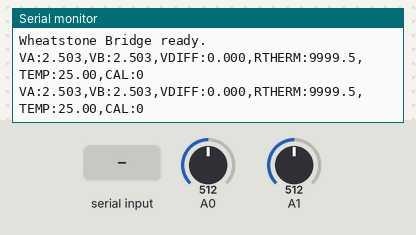
This sketch was run on a simulated Arduino Uno, built for the host (arithmetic inside an expression is 32-bit, double 64-bit). Parts: the last lines printed to the serial monitor. The inputs (shaded band) are chosen by the test bench; at power-on: A0 = 512, A1 = 512.

Above: at 1.2 s.
1.3 s: "CALIBRATE\n" received over Serial
At 2.11 s:
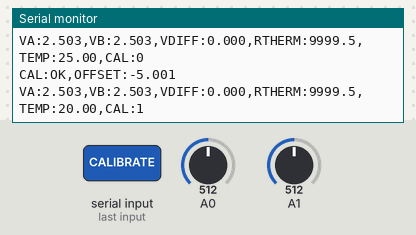
3.3 s: "RESET\n" received over Serial
4.8 s: A0 set to 716
At 5.2 s:
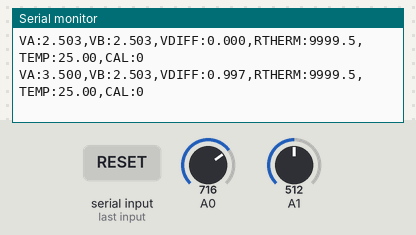
6.3 s: A1 set to 716
At 6.7 s:
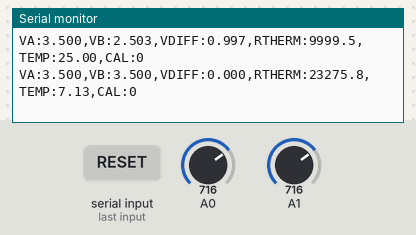
7.8 s: A0 set to 900
At 8.2 s:
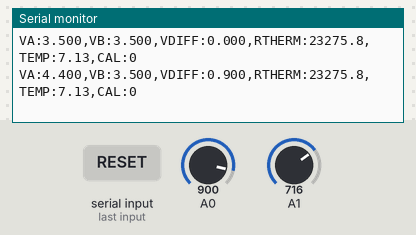
9.3 s: A1 set to 900
At 9.7 s:
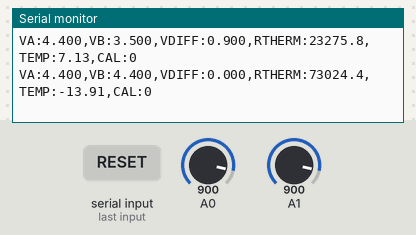
Timing chart, 0 to 11.8 s (numbered marks = the images above; inputs shaded):
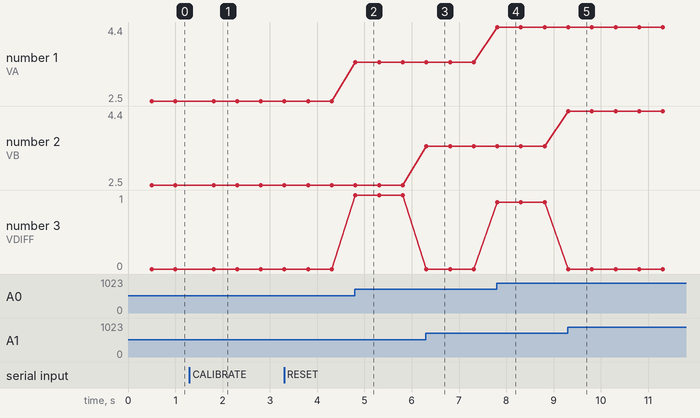

Measured:
- after the input at 1.3 s, the serial monitor: prints a new line after 0.51 s (image 1)
- after the input at 4.8 s, the serial monitor: prints a new line at once (image 2)
- after the input at 6.3 s, the serial monitor: prints a new line at once (image 3)
- after the input at 7.8 s, the serial monitor: prints a new line at once (image 4)
- after the input at 9.3 s, the serial monitor: prints a new line at once (image 5)
- plotted number 1: 2.5 → 3.5 after the input at 4.8 s, 3.5 → 4.4 after the input at 7.8 s
- plotted number 3: 0 → 1 after the input at 4.8 s, 0 → 0.9 after the input at 7.8 s

The sketch:

wheatstone.ino
```cpp
/// @file wheatstone.ino
/// @brief Wheatstone Bridge & Thermistor Temperature Logger.
///   Reads V_a (A0) and V_b (A1) from a Wheatstone bridge with NTC
///   thermistor as R_x. Calculates V_diff, R_therm, and temperature
///   via the Beta wquation. Implements a calibration for VCC and
///   double analogRead to lower % error from theorectical calcs

// ────── ⋆⋅☆⋅⋆ ────────
// Componenet values
// ────── ⋆⋅☆⋅⋆ ────────

// *Measured* values of resistors (10k is the factory reported value)
const float fR1 = 9930.0;
const float fR2 = 9970.0;
const float fR3 = 9980.0;

// Thermistor values
const float fRX = 10000.0; // Measured resistance @ room temp
const float fT0_K = 298.15; // Reference temp 298.15K (25C = room temp)
const float fBeta = 3950.0; // Factory reported Beta value

// Ms between serial transmission
const int iReport_ms = 500;

// ────── ⋆⋅☆⋅⋆ ────────
// Runtime state
// ────── ⋆⋅☆⋅⋆ ────────
float fV_ref = 5.0; // Actual VCC. Measured at startup and updated
float fTemp_offset = 0; // Calibration offset in C
bool bCalibrated = false;

/// @brief Back-calculates actual VCC by reading the ATmega's internal 1.1V
///   bandgap reference. More accurate than assuming a perfect 5.0V USB
///   supply. Called at startup and periodically to compensate for drift.
/// @returns VCC in volts.
float measureVCC() {
  // Select VCC as ADC reference, route internal 1.1V bandgap to ADC input.
  // MUX bits 4:0 = 11110 selects the 1.1V internal reference channel.
  ADMUX = _BV(REFS0) | _BV(MUX4) | _BV(MUX3) | _BV(MUX2) | _BV(MUX1);
  delay(5); // Let bandgap reference settle

  ADCSRA |= _BV(ADSC); // Start conversion
  while(bit_is_set(ADCSRA, ADSC)); // Block until complete

  long lRaw = ADCL;
  lRaw |= ADCH << 8;

  // Rearranged from: V_bandgap = VCC * lRaw / 1023
  // -> VCC = 1.1 * 1023 / lRaw (1125300 = 1100 * 1023 in mV)
  return 1125300.0 / lRaw / 1000.0;
}

/// @brief Reads an analog pin twice, discarding the first result.
///   The first read charges the ADC sample-and-hold capacitor from the
///   previous channel. The second read is accurate.
/// @param iPin Analog pin number.
/// @return Settled ADC reading (0-1023)
int doubleRead(int iPin) {
  analogRead(iPin); // Discard. Settles sample capacitor
  return analogRead(iPin); // More accurate reading
}

/// @brief Converts raw bridge readings to temperature using the Beta equation.
///   R_therm is derived from V_b (voltage divider rearrangement), then
///   converted to Kelvin via the Beta approximation.
/// @param fV_b Voltage at the NTC midpoint (V_b)
/// @return Temperature in C with calibration offset applied
float calcTemp(float fV_b) {
  // Guard against division by zero if V_b saturates near VCC
  if(fV_ref - fV_b < 0.001) return -999.0;

  // Rearranged voltage divider: R_term = R3 * V-b / (V_cc - V_b)
  float fR_therm = fR3 * fV_b / (fV_ref - fV_b);

  if(fR_therm <= 0.0) return -999.0;

  // Beta equation: 1/T = 1/t0 + (1/Beta) * ln(R/R0)
  float fInvT = (1.0 / fT0_K) + (1.0 / fBeta) * log(fR_therm / fRX);
  float fTemp_K = 1.0 / fInvT;
  float fTemp_C = (fTemp_K - 273.15) + fTemp_offset;

  return fTemp_C;
}

void setup() {
  Serial.begin(9600);
  fV_ref = measureVCC();

  Serial.print("VCC:"); Serial.println(fV_ref, 3);
  Serial.println("Wheatstone Bridge ready.");
}

void loop() {
  // ────── ⋆⋅☆⋅⋆ ────────
  // Command handling
  // ────── ⋆⋅☆⋅⋆ ────────

  if(Serial.available() > 0) {
    String strCmd = Serial.readStringUntil('\n');
    strCmd.trim();

    if(strCmd == "CALIBRATE") {
      // Re-measure VCC immediately before calibrating
      fV_ref = measureVCC();

      // Average 10 readings for a stable calibration point
      float fSum = 0.0;
      for(int i = 0; i < 10; i++) {
        float fV_b = (doubleRead(A1) / 1023.0) * fV_ref;
        fSum += calcTemp(fV_b);
        delay(50);
      }
      float fTemp_now = fSum / 10.0;

      // Store offset assuming true temperature is 25C at calibration.
      // If a reference termometer is available, replace 25.0 with the
      // known ambient temperature for higher accuracy.
      fTemp_offset = 20.0 - (fTemp_now - fTemp_offset);
      bCalibrated = true;

      Serial.print("CAL:OK,OFFSET:");
      Serial.println(fTemp_offset, 3);
    } else if(strCmd == "RESET") {
      fTemp_offset = 0.0;
      bCalibrated = false;
      Serial.println("RESET:OK");
    } else if(strCmd == "MEASURE_VCC") {
      fV_ref = measureVCC();
      Serial.print("VCC:");
      Serial.println(fV_ref, 3);
    }
  }

  // ────── ⋆⋅☆⋅⋆ ────────
  // Periodic readout
  // ────── ⋆⋅☆⋅⋆ ────────
  static long lLastReport = 0;
  static long lLastVCC = -30001; // Force VCC update on first tick
  long lNow = millis();

  if(lNow - lLastReport < iReport_ms) return;
  lLastReport = lNow;

  // Re-measure VCC every 30 seconds to compensate for USB power drift
  if(lNow - lLastVCC > 30000) {
    fV_ref = measureVCC();
    lLastVCC = lNow;
  }

  // Read boath bridge midpoints with double-read on each
  float fV_b = (doubleRead(A1) / 1023.0) * fV_ref;
  // float fV_a = fV_ref * fR2 / (fR1 + fR2);

  // This line is most accurate at the calibration temperature
  // Using measured resistors is more accurate at wider temp ranges
  float fV_a = (doubleRead(A0) / 1023.0) * fV_ref;

  float fV_diff = fV_a - fV_b;
  float fR_therm = (fV_ref - fV_b > 0.001) ? fR3 * fV_b / (fV_ref - fV_b) : 0.0;
  float fTemp_C = calcTemp(fV_b);

  // Format: "VA:x.xxx,VB:x.xxx,VDIFF:x.xxx,RTHERM:xxxxx.x,TEMP:xx.xx,CAL:n\n"
  Serial.print("VA:"); Serial.print(fV_a, 3);
  Serial.print(",VB:"); Serial.print(fV_b, 3);
  Serial.print(",VDIFF:"); Serial.print (fV_diff, 3);
  Serial.print(",RTHERM:"); Serial.print(fR_therm, 1);
  Serial.print(",TEMP:"); Serial.print(fTemp_C, 2);
  Serial.print(",CAL:"); Serial.println(bCalibrated ? 1: 0);
}
```
